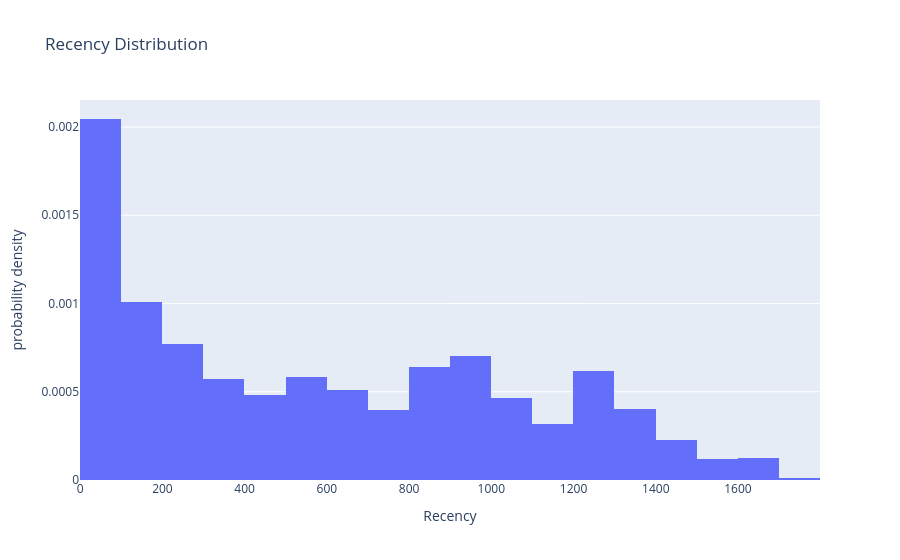
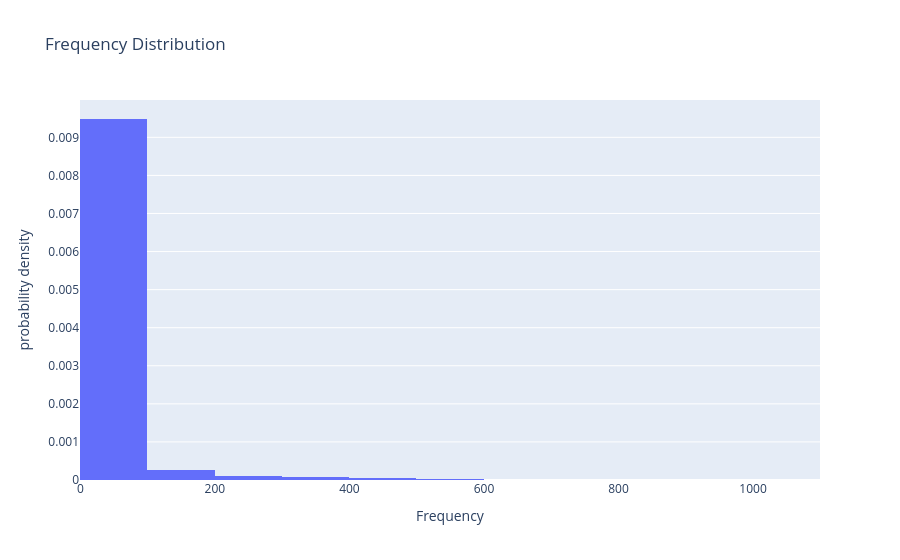
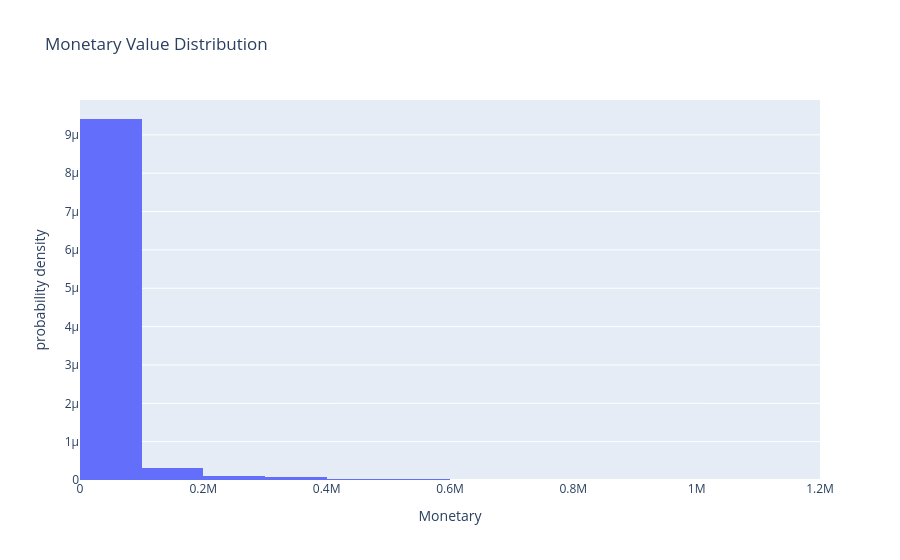

Source (notebook cell) for these figures, in order:
### Markdown cell above
## RFM distributions

### Code cell
fig = px.histogram(rfm_df, x='Recency', title='Recency Distribution', nbins=20, histnorm='probability density')
fig.show()

fig = px.histogram(rfm_df, x='Frequency', title='Frequency Distribution', nbins=20, histnorm='probability density')
fig.show()

fig = px.histogram(rfm_df, x='Monetary', title='Monetary Value Distribution', nbins=20, histnorm='probability density')
fig.show()

### Figure 1 — Plotly figure (JSON) as saved in the notebook; plotly's stock layout.template omitted (floating-point values rounded to 4 significant figures; data arrays with more than 128 entries replaced by an {"elided": "..."} marker saying what was removed)
{"data": [{"alignmentgroup": "True", "bingroup": "x", "histnorm": "probability density", "hovertemplate": "Recency=%{x}<br>probability density=%{y}<extra></extra>", "legendgroup": "", "marker": {"color": "#636efa", "pattern": {"shape": ""}}, "name": "", "nbinsx": 20, "offsetgroup": "", "orientation": "v", "showlegend": false, "type": "histogram", "x": {"elided": "1755 int values"}, "xaxis": "x", "yaxis": "y"}], "layout": {"barmode": "relative", "legend": {"tracegroupgap": 0}, "title": {"text": "Recency Distribution"}, "xaxis": {"anchor": "y", "domain": [0, 1], "title": {"text": "Recency"}}, "yaxis": {"anchor": "x", "domain": [0, 1], "title": {"text": "probability density"}}}}

### Figure 2 — Plotly figure (JSON) as saved in the notebook; plotly's stock layout.template omitted (floating-point values rounded to 4 significant figures; data arrays with more than 128 entries replaced by an {"elided": "..."} marker saying what was removed)
{"data": [{"alignmentgroup": "True", "bingroup": "x", "histnorm": "probability density", "hovertemplate": "Frequency=%{x}<br>probability density=%{y}<extra></extra>", "legendgroup": "", "marker": {"color": "#636efa", "pattern": {"shape": ""}}, "name": "", "nbinsx": 20, "offsetgroup": "", "orientation": "v", "showlegend": false, "type": "histogram", "x": {"elided": "1755 int values"}, "xaxis": "x", "yaxis": "y"}], "layout": {"barmode": "relative", "legend": {"tracegroupgap": 0}, "title": {"text": "Frequency Distribution"}, "xaxis": {"anchor": "y", "domain": [0, 1], "title": {"text": "Frequency"}}, "yaxis": {"anchor": "x", "domain": [0, 1], "title": {"text": "probability density"}}}}

### Figure 3 — Plotly figure (JSON) as saved in the notebook; plotly's stock layout.template omitted (floating-point values rounded to 4 significant figures; data arrays with more than 128 entries replaced by an {"elided": "..."} marker saying what was removed)
{"data": [{"alignmentgroup": "True", "bingroup": "x", "histnorm": "probability density", "hovertemplate": "Monetary=%{x}<br>probability density=%{y}<extra></extra>", "legendgroup": "", "marker": {"color": "#636efa", "pattern": {"shape": ""}}, "name": "", "nbinsx": 20, "offsetgroup": "", "orientation": "v", "showlegend": false, "type": "histogram", "x": {"elided": "1755 int values"}, "xaxis": "x", "yaxis": "y"}], "layout": {"barmode": "relative", "legend": {"tracegroupgap": 0}, "title": {"text": "Monetary Value Distribution"}, "xaxis": {"anchor": "y", "domain": [0, 1], "title": {"text": "Monetary"}}, "yaxis": {"anchor": "x", "domain": [0, 1], "title": {"text": "probability density"}}}}
